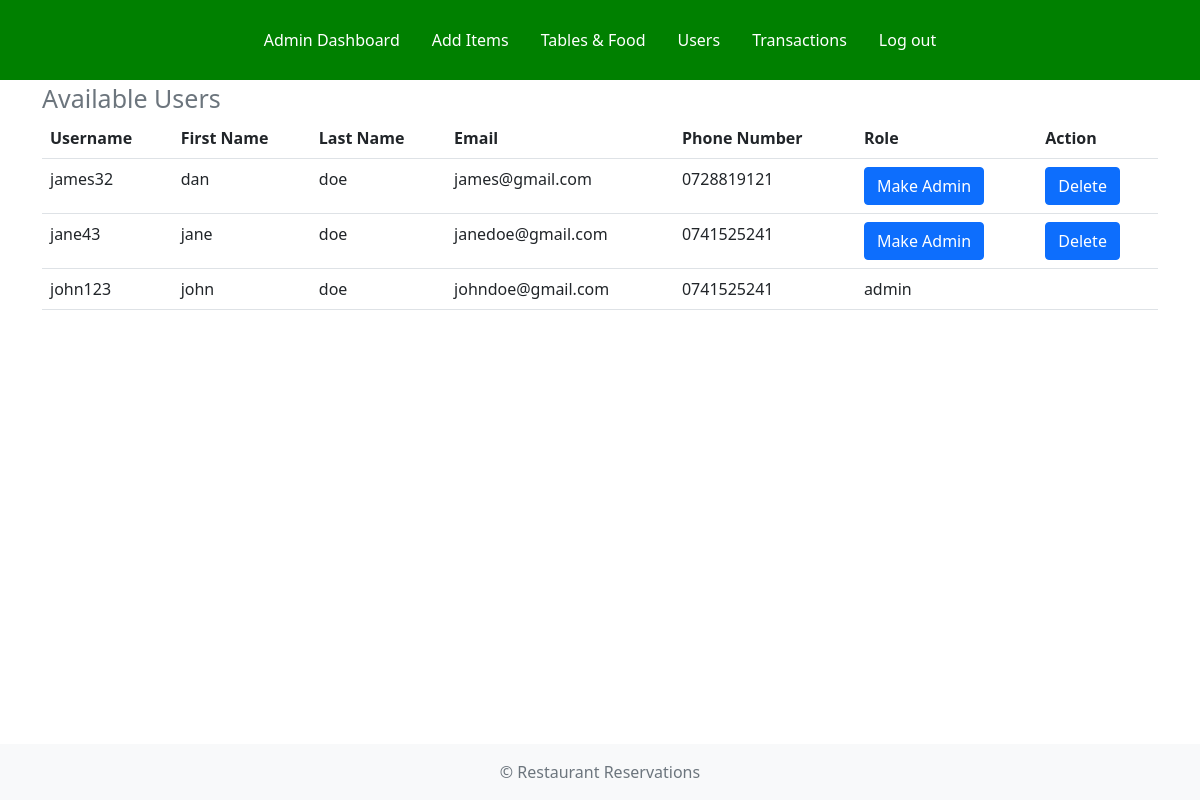
Page /RestaurantReservation/users.php (signed in) on the committed database.
### tables this page shows
CREATE TABLE `users` (
  `username` varchar(50) NOT NULL,
  `firstname` varchar(50) DEFAULT NULL,
  `lastname` varchar(50) DEFAULT NULL,
  `email` varchar(100) DEFAULT NULL,
  `phonenumber` varchar(15) DEFAULT NULL,
  `password` varchar(255) DEFAULT NULL,
  `role` varchar(20) DEFAULT NULL,
  `security_question` varchar(255) DEFAULT NULL,
  `security_answer` varchar(255) DEFAULT NULL
);

### RestaurantReservation/users.php (the view, shortened to what this page needs)
<?php
require 'config.php';
$admin_username = $_SESSION['username'];
$sql = "SELECT * FROM users";
$result = $conn->query($sql);
?>
<!DOCTYPE html>
<html lang="en">
<head>
    <link href="https://cdn.jsdelivr.net/npm/bootstrap@5.1.3/dist/css/bootstrap.min.css" rel="stylesheet">
    <link rel="stylesheet" href="./CSS/styles.css">
</head>
<body>
<header>
        <ul class="nav justify-content-center">
            <li class="nav-item"><a class="nav-link" href="admin_dash.php">Admin Dashboard</a></li>
            <li class="nav-item"><a class="nav-link" href="add_items.php">Add Items</a></li>
            <li class="nav-item"><a class="nav-link" href="items.php">Tables & Food</a></li>
            <li class="nav-item"><a class="nav-link" href="#">Users</a></li>
            <li class="nav-item"><a class="nav-link" href="transactions.php">Transactions</a></li>
            <li class="nav-item"><a class="nav-link" href="logout.php">Log out</a></li>
        </ul>
    </header>
    <div class="container">
    <div class="text-secondary" style="font-size: 25px;">Available Users</div>
    <table class="table">
        <tr>
            <th>Username</th>
            <th>First Name</th>
            <th>Last Name</th>
            <th>Email</th>
            <th>Phone Number</th>
            <th>Role</th>
            <th>Action</th>
        </tr>
        <?php
        while ($row = $result->fetch()) {
            echo "<tr>";
            echo "<td>" . htmlspecialchars($row["username"]) . "</td>";
            echo "<td>" . htmlspecialchars($row["firstname"]) . "</td>";
            echo "<td>" . htmlspecialchars($row["lastname"]) . "</td>";
            echo "<td>" . htmlspecialchars($row["email"]) . "</td>";
            echo "<td>" . htmlspecialchars($row["phonenumber"]) . "</td>";
            if ($row["role"] == "admin") {
                echo "<td>" . htmlspecialchars($row["role"]) . "</td>";
            } else {
                echo "<td><form method='post'><input type='hidden' name='username' value='" . htmlspecialchars($row["username"]) . "'><input class='btn btn-primary' type='submit' name='makeAdmin' value='Make Admin'></form></td>";
            }
            if ($row["username"] != $admin_username){
                echo "<td><form method='post'><input type='hidden' name='username' value='" . htmlspecialchars($row["username"]) . "'><input class='btn btn-primary' type='submit' name='deleteUser' value='Delete'></form></td>";
            } else {
                echo "<td></td>";
            }
            echo "</tr>";
        }
        ?>
    </table>
    </div>
<div class="footer-space"></div>
<footer class="footer mt-auto py-3 bg-light">
  <div class="container">
    <span class="text-muted">&copy Restaurant Reservations</span>
  </div>
</footer>
</body>
</html>

### RestaurantReservation/CSS/styles.css (style rules this page uses)
header { padding: 20px 0px; background-color: #008000; }
.nav-link { color: #ffffff; }
.footer-space { width: 100%; height: 100px; }
body { min-height: 100vh; display: flex; flex-direction: column; }
footer { text-align: center; padding: 10px 0; margin-top: auto; }

### rows in the picture
users: username "james32", firstname "dan", lastname "doe", email "james@gmail.com", phonenumber "0728819121"
users: username "jane43", firstname "jane", lastname "doe", email "janedoe@gmail.com", phonenumber "0741525241"
users: username "john123", firstname "john", lastname "doe", email "johndoe@gmail.com", phonenumber "0741525241", role "admin"
